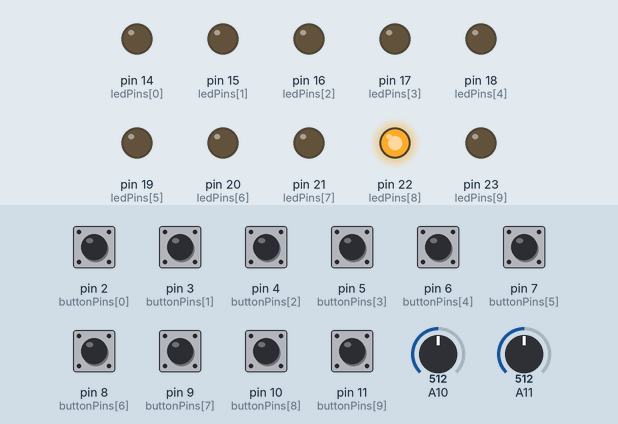
Simulated run of this sketch. Board: Arduino Leonardo, built with avr-gcc and run on an emulated ATmega32U4. On the bench: output pins drawn as LEDs (lit = HIGH). Dashed ring = blinking. Inputs (shaded band) come from the test bench; at power-on: pin 2 (buttonPins[0]), pin 3 (buttonPins[1]), pin 4 (buttonPins[2]), pin 5 (buttonPins[3]), pin 6 (buttonPins[4]), pin 7 (buttonPins[5]), pin 8 (buttonPins[6]), pin 9 (buttonPins[7]), pin 11 (buttonPins[9]) HIGH, pin 10 (buttonPins[8]) LOW, A10 = 512, A11 = 512. Random numbers use the default seed unless the sketch sets one; EEPROM starts erased.

Above: at 2.7 s.
2.8 s: pin 2 (buttonPins[0]) pulled LOW for 0.15 s
At 3.5 s:
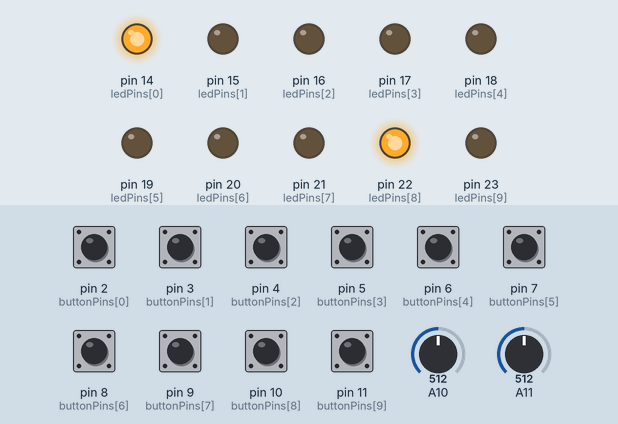
4.4 s: pin 7 (buttonPins[5]) pulled LOW for 1 s
At 5.45 s:
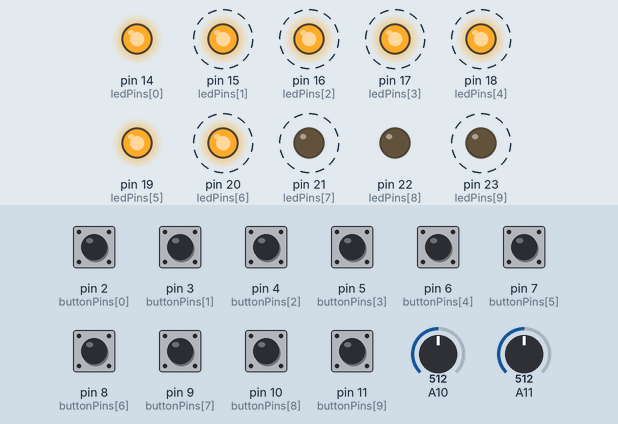
7.9 s: pin 3 (buttonPins[1]) pulled LOW for 1 s
At 9.3 s:
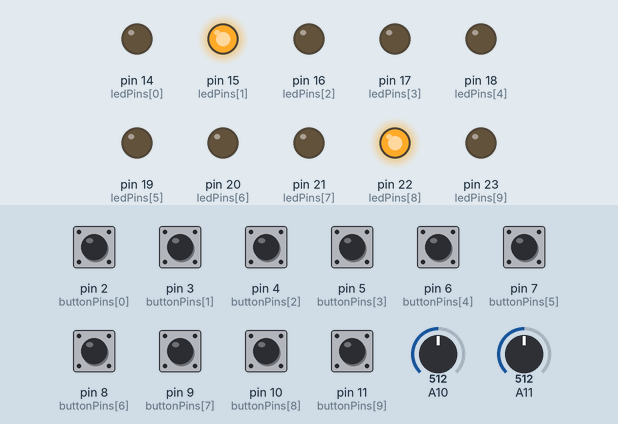
10.9 s: pin 4 (buttonPins[2]) pulled LOW for 1 s
At 12.7 s:
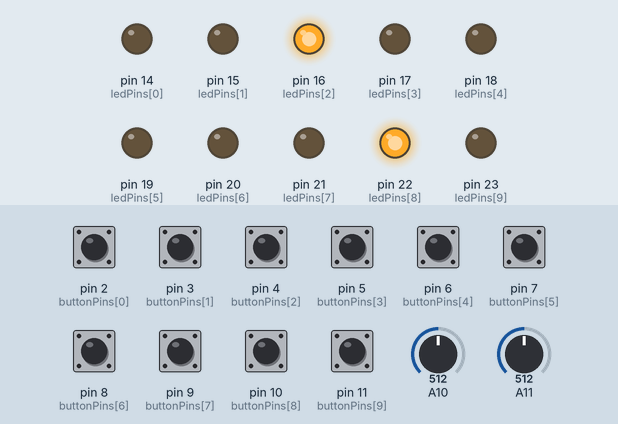
13.4 s: pin 5 (buttonPins[3]) pulled LOW for 1 s
At 14.8 s:
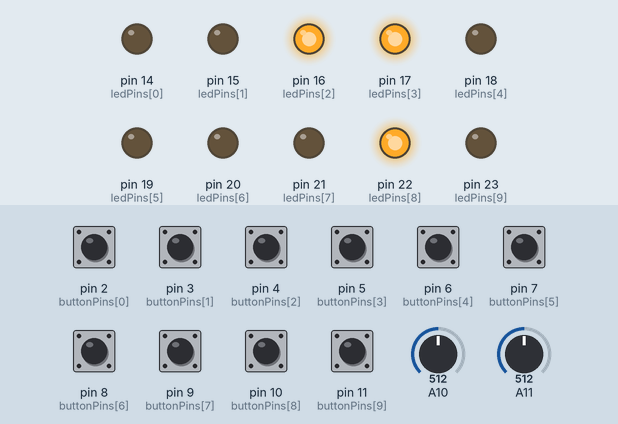
15.9 s: pin 6 (buttonPins[4]) pulled LOW for 0.15 s
At 17.2 s:
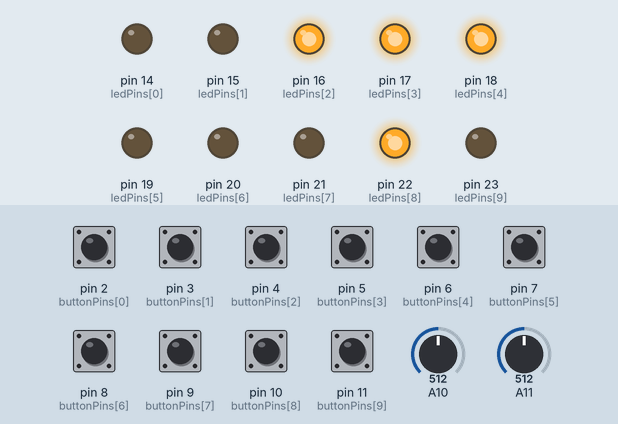
Timing chart, 0 to 18.5 s (numbered marks = the images above; inputs shaded):
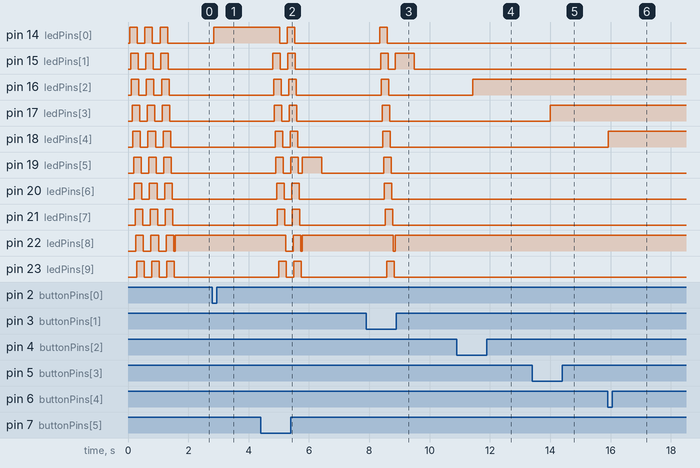

Measured:
- after the input at 2.8 s, pin 14 (ledPins[0]): LOW → HIGH after 0.05 s
- after the input at 4.4 s, pin 14 (ledPins[0]): HIGH → LOW after 0.63 s, → HIGH 0.25 s later, → LOW 0.25 s later; pin 15 (ledPins[1]): alternates HIGH for 0.25 s and LOW for 0.25 s, 4 changes in all, then stays LOW, starting after 0.40 s
- after the input at 7.9 s, pin 14 (ledPins[0]): LOW → HIGH after 0.45 s, → LOW 0.25 s later; pin 15 (ledPins[1]): LOW → HIGH after 0.48 s, → LOW 0.25 s later, → HIGH 0.23 s later, → LOW 0.64 s later
- after the input at 10.9 s, pin 16 (ledPins[2]): LOW → HIGH after 0.52 s
- after the input at 13.4 s, pin 17 (ledPins[3]): LOW → HIGH after 0.59 s
- after the input at 15.9 s, pin 18 (ledPins[4]): LOW → HIGH at once

The sketch:

ogfx-midi-controller.ino
```cpp
#include <MIDIUSB.h>
#include <EEPROM.h>

const uint8_t numberOfButtons = 10;

const int buttonPins[]      = {  2,  3,   4,  5,   6,  7,   8,  9,  10, 11 };
const int ledPins[]         = { 14, 15,  16, 17,  18, 19,  20, 21,  22, 23 };
uint8_t isButtonMomentary[] = {  0,  0,   0,  0,   0,  0,   0,  0,   0,  0 };

// The "active" state is the pressed down state. This
// might be different for different buttons..
const int activeButtonState[] = { LOW, LOW,  LOW, LOW,  LOW, LOW,  LOW, LOW,  LOW, LOW };

// EEPROM magic number
const uint64_t magic = 0xdeadbeef;

enum { NORMAL = 0, PROGRAMMING_MOMENTARY } mode;

// An array of ints to remember the button states from the last loop
// so we can detect state transitions
int lastButtonState[numberOfButtons];
int buttonState[numberOfButtons];

const int analog_in_window_size = 500;
const int analog_in_delta_t_us = 5;
int avg_index = 0;

float analog_in1 = 0;
float analog_in2 = 0;

float analog_in1_old = 0;
float analog_in2_old = 0;

float analog_in_thresh = 4.0;

const float t0 = 0.1;

const float an_max = 560.0;
const float an_min = 0.1;

void saveSetup()
{
  EEPROM.put(0, magic);
  for (int button = 0; button < numberOfButtons; ++button)
  {
    EEPROM.put(8 + button, isButtonMomentary[button]);
  }
}

void blinkenlights(int amount)
{
  const int delayTime = 25;
  for (int index = 0; index < amount; ++index)
  {
    for (int button = 0; button < numberOfButtons; ++button)
    {
      digitalWrite(ledPins[button], HIGH);
      delay(delayTime);
    }

    for (int button = 0; button < numberOfButtons; ++button)
    {
      digitalWrite(ledPins[button], LOW);
      delay(delayTime);
    }
  }
}

void setup()
{
  Serial.begin(9600);

  mode = NORMAL;

  // Check for magic number in EEPROM
  long long f;
  EEPROM.get(0, f);
  if (f != magic)
  {
    saveSetup();
  }

  for (int button = 0; button < numberOfButtons; ++button)
  {
    int value = EEPROM.read(8 + button);
    isButtonMomentary[button] = value;
  }

  // We use INPUT_PULLUP to use the included pullup resistors
  // in the microcontroller
  for (int button = 0; button < numberOfButtons; ++button)
  {
    pinMode(buttonPins[button], INPUT_PULLUP);
    lastButtonState[button] = LOW;

    buttonState[button] = 0;
    pinMode(ledPins[button], OUTPUT);
  }

  blinkenlights(3);
  pinMode(A10, INPUT);
  pinMode(A11, INPUT);
}

void loop() {
  /* MIDI IN */
  midiEventPacket_t in_packet;

  do {
    in_packet = MidiUSB.read();
    if (in_packet.header == 0x0B) {
      // int channel = in_packet.byte1 & 0x7F;
      int controller = in_packet.byte2;

      if (controller > numberOfButtons) {
        continue;
      }

      int value = in_packet.byte3;

      if (value != 0) {
        buttonState[controller] = value;
      } else {
        buttonState[controller] = value;
      }
    }
  } while (in_packet.header != 0);

  // Serial.write(".\n");

  /* PROCESS BUTTONS */
  for (int button = 0; button < numberOfButtons; ++button)
  {
    int state = digitalRead(buttonPins[button]);

    if (isButtonMomentary[button]) {
      if (state != lastButtonState[button])
      {
        if (state == activeButtonState[button])
        {
          midiEventPacket_t packet = {0x0B, 0xB0, (uint8_t)button, 127};
          MidiUSB.sendMIDI(packet);
          buttonState[button] = 127;
        } else {
          midiEventPacket_t packet = {0x0B, 0xB0, (uint8_t)button, 0};
          MidiUSB.sendMIDI(packet);
          buttonState[button] = 0;
        }
      }
    } else { // isButtonMomentary == false
      if (state != lastButtonState[button])
      {
        if (state == activeButtonState[button])
        {
          if (buttonState[button] == 0) {
            midiEventPacket_t packet = {0x0B, 0xB0, (uint8_t)button, 127};
            MidiUSB.sendMIDI(packet);
            buttonState[button] = 127;
          } else {
            midiEventPacket_t packet = {0x0B, 0xB0, (uint8_t)button, 0};
            MidiUSB.sendMIDI(packet);
            buttonState[button] = 0;
          }
        }
      }
    }

    // Store away the current state for the transition detection
    lastButtonState[button] = state;
  }

  if (buttonState[0] != 0 && buttonState[5] != 0 && mode == NORMAL) {
    for (int button = 0; button < numberOfButtons; ++button)
    {
      buttonState[button] = 0;
    }
    mode = PROGRAMMING_MOMENTARY;
    blinkenlights(2);
  }

  if (mode == PROGRAMMING_MOMENTARY) {
    for (int button = 0; button < numberOfButtons; ++button)
    {
      if (buttonState[button] != 0)
      {
        isButtonMomentary[button] = !isButtonMomentary[button];
        saveSetup();
        mode = NORMAL;
        blinkenlights(1);
      }
    }
  }

  /* READ EXPRESSION PEDALS AND FADE LEDS */
  analog_in1 = 0;
  analog_in2 = 0;
  for (int index = 0; index < analog_in_window_size; ++index)
  {
    analog_in1 += (1.0 / analog_in_window_size) * (float)analogRead(A10);
    analog_in2 += (1.0 / analog_in_window_size) * (float)analogRead(A11);

    /* SCALE LED BRIGHTNESS BY RANDOM SAMPLING AND COMPARING WITH CC VALUE */
    for (int button = 0; button < numberOfButtons; ++button) {
      if (random(0,127) < buttonState[button] || lastButtonState[button] == activeButtonState[button]) {
        digitalWrite(ledPins[button], HIGH);
      } else {
        digitalWrite(ledPins[button], LOW);
      }
    }

    delayMicroseconds(analog_in_delta_t_us);
  }

  // Serial.print(an1); Serial.print("\t"); Serial.print(an2); Serial.print("\n");

  if (abs(analog_in1_old - analog_in1) > analog_in_thresh) {
    // Serial.print((127.0/an_max)*an1); Serial.write("\t "); Serial.print((127.0/an_max)*an2); Serial.write("\n");
    midiEventPacket_t packet = {0x0B, (uint8_t)(0xB0 | 0), numberOfButtons, min((uint8_t)127, (uint8_t)floor((127.0/an_max)*analog_in1))};
    MidiUSB.sendMIDI(packet);
    analog_in1_old = analog_in1;
  }

  if (abs(analog_in2_old - analog_in2) > analog_in_thresh) {
    // Serial.print((127.0/an_max)*an1); Serial.write("\t "); Serial.print((127.0/an_max)*an2); Serial.write("\n");
    midiEventPacket_t packet = {0x0B, (uint8_t)(0xB0 | 1), numberOfButtons+1, min((uint8_t)127, (uint8_t)floor((127.0/an_max)*analog_in2))};
    MidiUSB.sendMIDI(packet);
    analog_in2_old = analog_in2;
  }

  MidiUSB.flush();
  // delayMicroseconds(20000);
}
```
